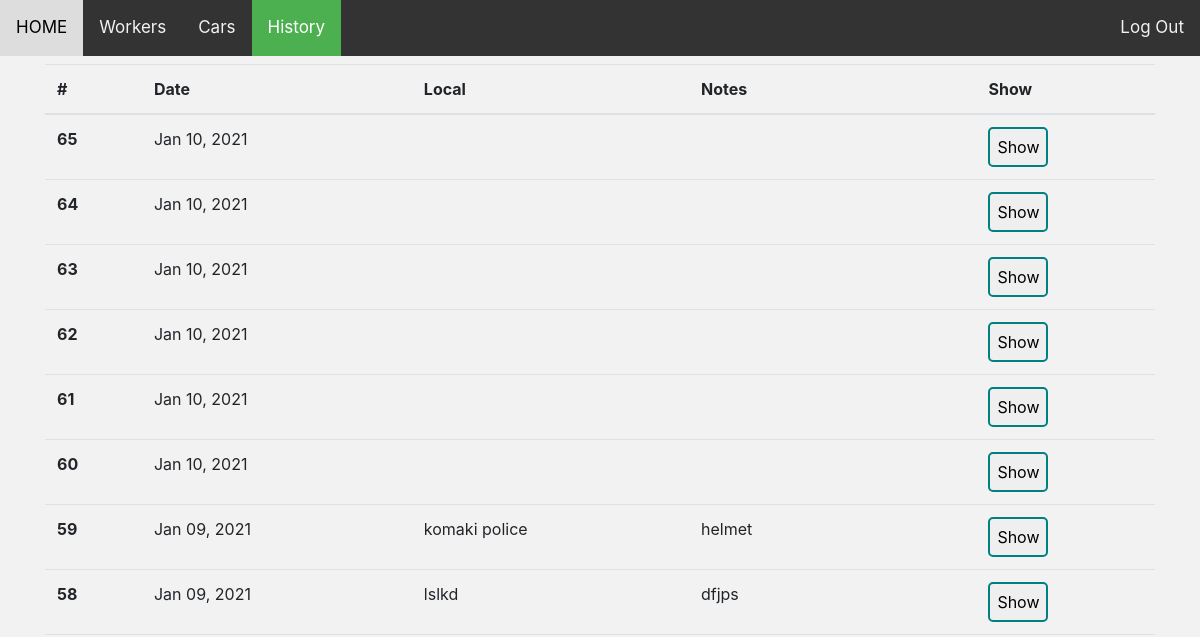
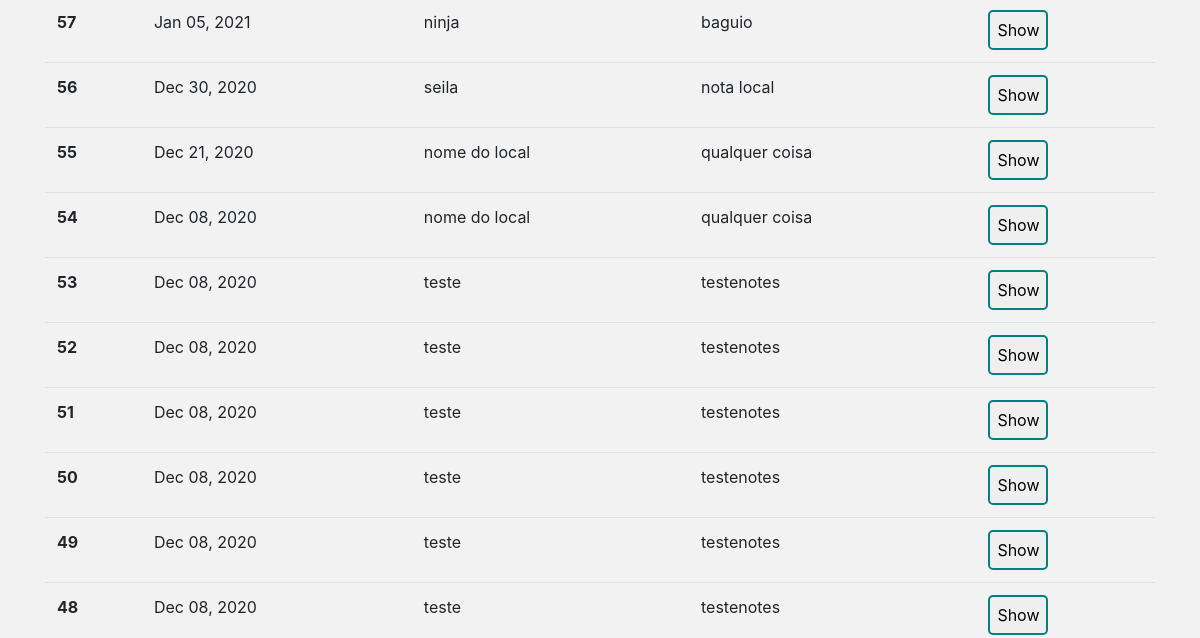
Before: /history (upper part) with the older database file (2 pictures, top to bottom).
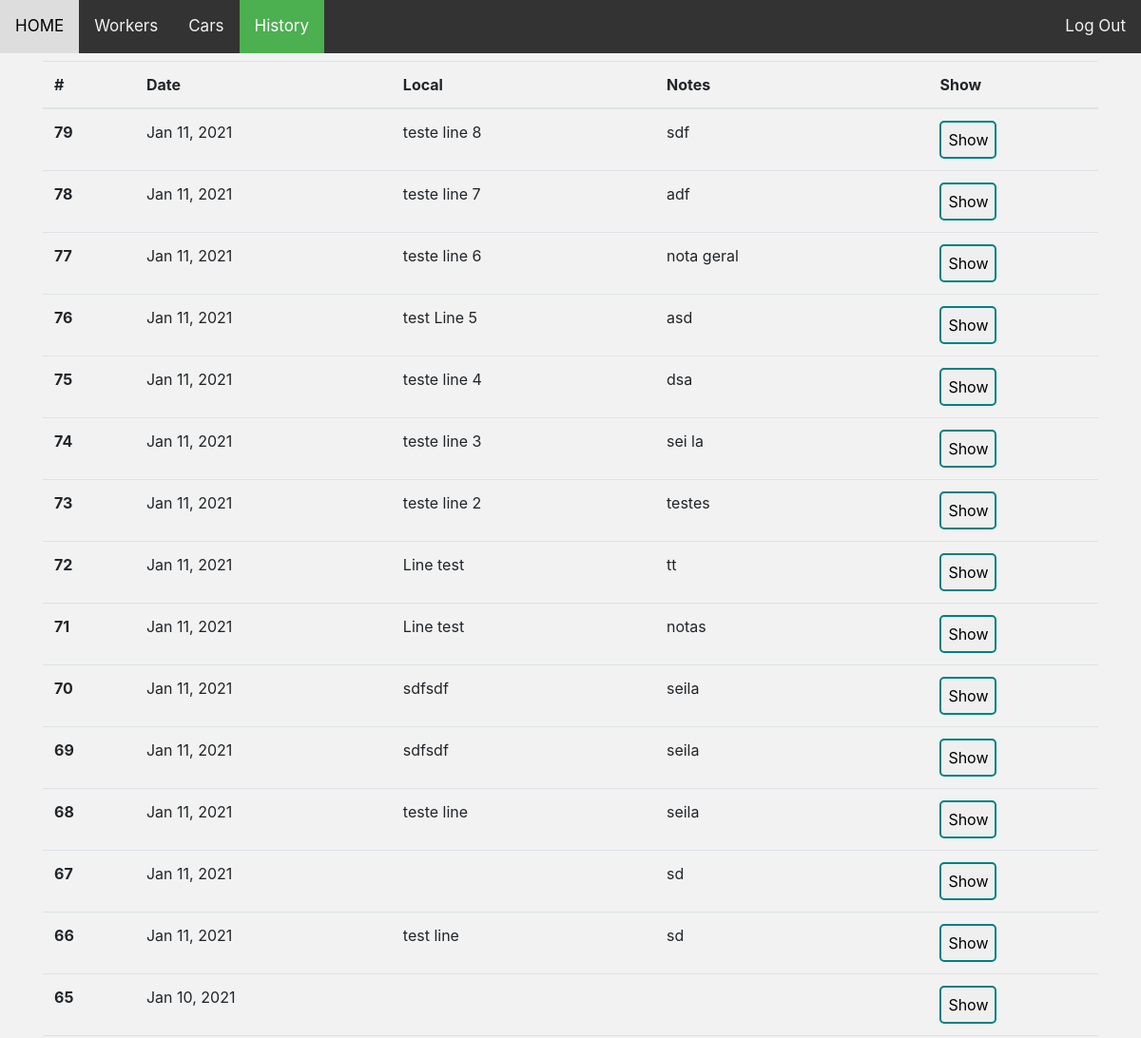
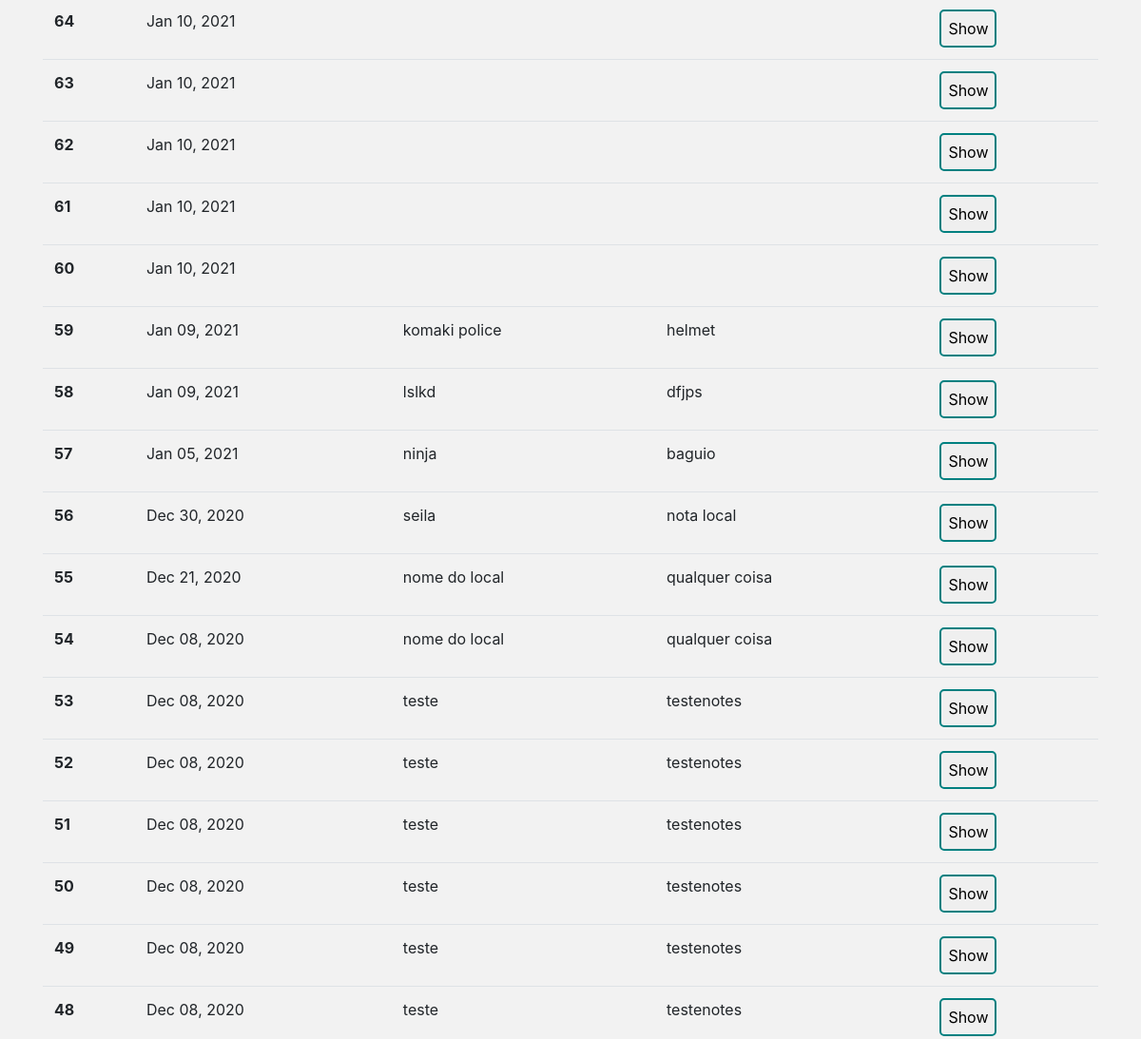
After: the same page with the newer database file (2 pictures, top to bottom).
### tables this page shows
CREATE TABLE "daily" (
	"id"	INTEGER NOT NULL,
	"date"	datetime NOT NULL,
	"local"	text NOT NULL,
	"longitude"	text NOT NULL,
	"latitude"	text NOT NULL,
	"notes"	TEXT,
	PRIMARY KEY("id" AUTOINCREMENT)
);

### app.py (the view)
@app.route('/history', methods=["GET", "POST"])
def history():
    cur = db.cursor()
    cur.execute("SELECT * from daily")
    daily = cur.fetchall()
    daily.sort(reverse=True)
    return render_template('history.html', page='history', daily = daily)

### app.py (called while the page is built)
@app.template_filter('strftime')
def _jinja2_filter_datetime(date, fmt=None):
    date = dateutil.parser.parse(date)
    native = date.replace(tzinfo=None)
    format='%b %d, %Y'
    return native.strftime(format)

### templates/history.html (shortened to what this page needs)
{% extends 'layout.html' %}
{% block body %}
<main id="workers">
    <table class="table">
        <thead>
          <tr>
            <th scope="col">#</th>
            <th scope="col">Date</th>
            <th scope="col">Local</th>
            <th scope="col">Notes</th>
            <th scope="col">Show</th>
          </tr>
        </thead>
        <tbody>
          {% for row in daily: %}
          {% set date = row[1] %}
          <form name="show" action="/show" method="POST">
            <tr>
              <th scope="row">{{row[0]}}</th>
              <td>{{ date|strftime }}</td>
              <td>{{row[2]}}</td>
              <td>{{row[5]}}</td>
              <td>
                <input id="show" class="btWorker" type="submit" name="btAction" value="Show">
              </td>
            </tr>
          </form>
          {% endfor %}
        </tbody>
      </table>
</main>
{% endblock %}

### templates/layout.html (shortened to what this page needs)
<!DOCTYPE html>
<html lang="en">
    <head>
        <link rel="stylesheet" href="https://stackpath.bootstrapcdn.com/bootstrap/4.1.3/css/bootstrap.min.css">
        <link href="/static/styles.css" rel="stylesheet">
    </head>
    <body>
        <div class="container">
            <header class="topnav">
                <a {% if page == 'home' %}class="active"{% endif %} id="homebt" href="/">HOME</a>
                <a {% if page == 'workers' %}class="active"{% endif %} id="workersbt" href="/workers" onclick="menulight()">Workers</a>
                <a {% if page == 'cars' %}class="active"{% endif %} href="/cars">Cars</a>
                <a {% if page == 'history' %}class="active"{% endif %} href="/history">History</a>
                <div class="login">
                    <a href="/history">Log Out</a>
                </div>
            </header>
            {% block body %}
            {% endblock %}
        </div>
    </body>
</html>

### static/styles.css (style rules this page uses)
html, body { padding: 0px; margin: 0px; box-sizing: border-box; background-color: #f2f2f2; }
.btWorker { width: 40px; height: 40px; margin: 0px; padding: 5px; }
#show { width: 60px; height: 40px; }
.container { display: grid; grid-template-columns: 1fr; grid-template-rows: 8vh 87vh 0vh; grid-template-areas: "header" "main" "footer"; }
header { grid-area: header; }
#workers { grid-area: main; }
.topnav { background-color: #333; overflow: hidden; position: fixed; top: 0; left: 0; width: 100%; }
.topnav a { float: left; color: #f2f2f2; text-align: center; padding: 15px 16px; text-decoration: none; font-size: 17px; }
.topnav a.active { background-color: #4CAF50; color: white; }
.topnav .login { float: right; }
input { width: 90%; height: 50px; padding: 8px; border-radius: 5px; margin: 5px; border: 2px solid teal; transition: all 0.4s ease-in-out; }

Changed rows visible on the page:
added daily: id "79", date "Jan 11, 2021", local "teste line 8", notes "sdf"
added daily: id "78", date "Jan 11, 2021", local "teste line 7", notes "adf"
added daily: id "77", date "Jan 11, 2021", local "teste line 6", notes "nota geral"
added daily: id "76", date "Jan 11, 2021", local "test Line 5", notes "asd"
added daily: id "75", date "Jan 11, 2021", local "teste line 4", notes "dsa"
added daily: id "74", date "Jan 11, 2021", local "teste line 3", notes "sei la"
added daily: id "73", date "Jan 11, 2021", local "teste line 2", notes "testes"
added daily: id "72", date "Jan 11, 2021", local "Line test", notes "tt"
added daily: id "71", date "Jan 11, 2021", local "Line test", notes "notas"
added daily: id "70", date "Jan 11, 2021", local "sdfsdf", notes "seila"
added daily: id "69", date "Jan 11, 2021", local "sdfsdf", notes "seila"
added daily: id "68", date "Jan 11, 2021", local "teste line", notes "seila"
added daily: id "67", date "Jan 11, 2021", notes "sd"
added daily: id "66", date "Jan 11, 2021", local "test line", notes "sd"
